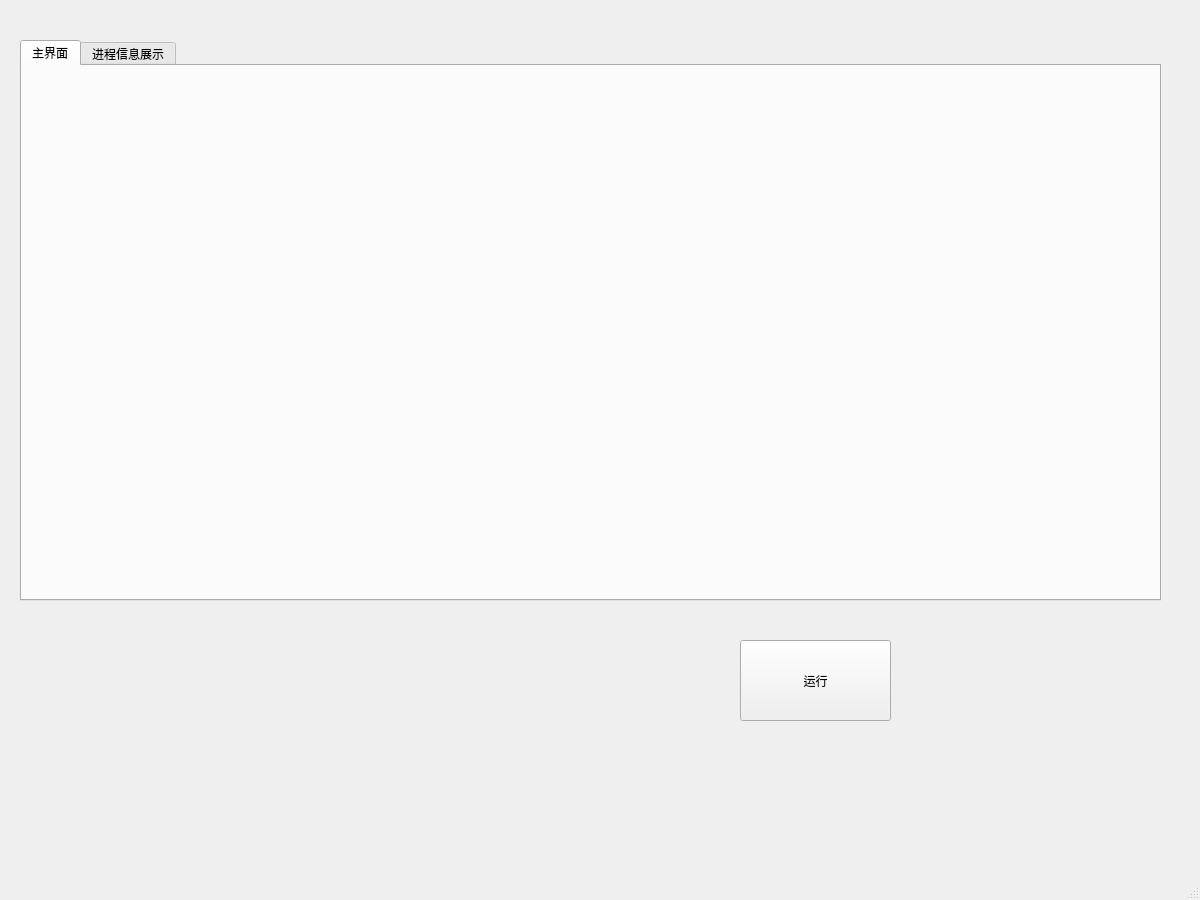
<?xml version="1.0" encoding="UTF-8"?>
<ui version="4.0">
 <class>MainWindow</class>
 <widget class="QMainWindow" name="MainWindow">
  <property name="enabled">
   <bool>true</bool>
  </property>
  <property name="geometry">
   <rect>
    <x>0</x>
    <y>0</y>
    <width>1200</width>
    <height>900</height>
   </rect>
  </property>
  <property name="minimumSize">
   <size>
    <width>1200</width>
    <height>900</height>
   </size>
  </property>
  <property name="maximumSize">
   <size>
    <width>1200</width>
    <height>900</height>
   </size>
  </property>
  <property name="windowTitle">
   <string>操作系统模拟软件</string>
  </property>
  <widget class="QWidget" name="centralwidget">
   <widget class="QTabWidget" name="tabWidget">
    <property name="geometry">
     <rect>
      <x>20</x>
      <y>40</y>
      <width>1141</width>
      <height>561</height>
     </rect>
    </property>
    <property name="currentIndex">
     <number>0</number>
    </property>
    <widget class="QWidget" name="tab">
     <attribute name="title">
      <string>主界面</string>
     </attribute>
    </widget>
    <widget class="QWidget" name="tab_2">
     <attribute name="title">
      <string>进程信息展示</string>
     </attribute>
    </widget>
   </widget>
   <widget class="QPushButton" name="pushButton">
    <property name="geometry">
     <rect>
      <x>740</x>
      <y>640</y>
      <width>151</width>
      <height>81</height>
     </rect>
    </property>
    <property name="text">
     <string>运行</string>
    </property>
   </widget>
  </widget>
  <widget class="QStatusBar" name="statusbar"/>
 </widget>
 <resources/>
 <connections/>
</ui>
